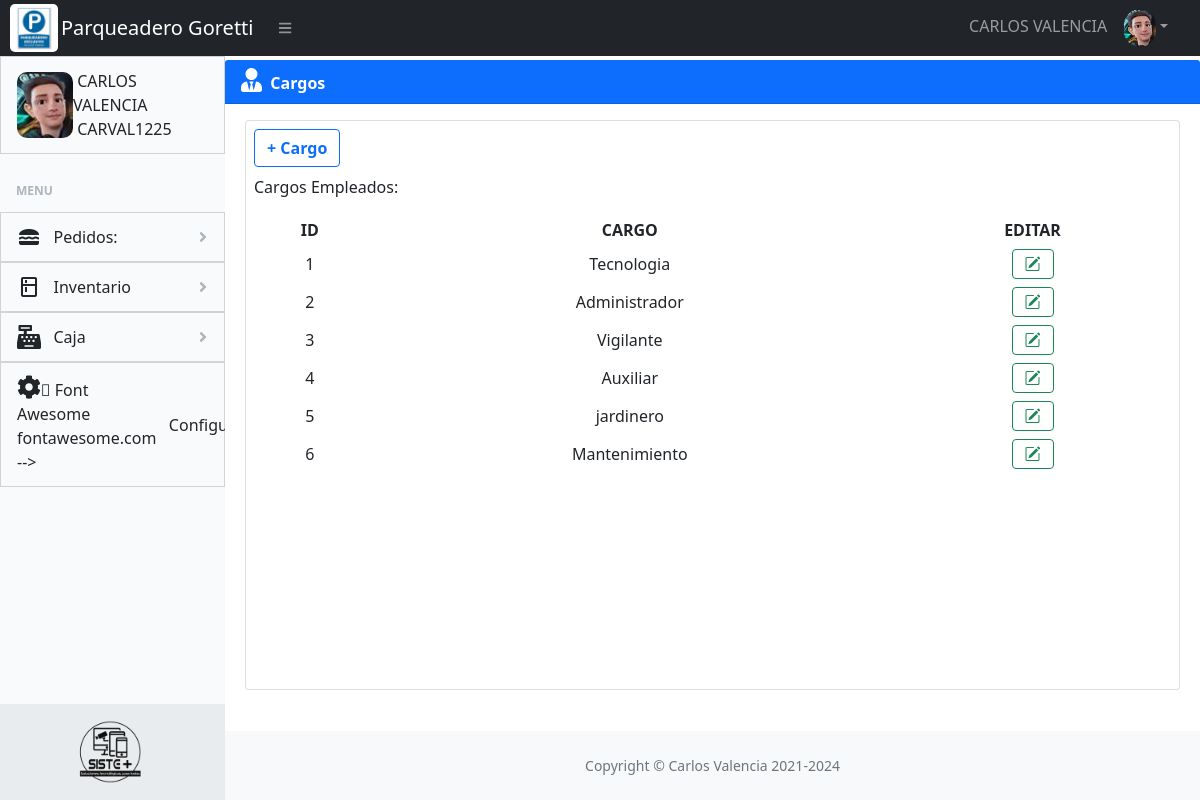
/usuarios/tipo_cargo.php (signed in), run on the app's committed database.
### tables this page shows
CREATE TABLE `usuarios` (
  `id` int(20) NOT NULL,
  `nombre` text NOT NULL,
  `tipo_cargo` int(11) NOT NULL,
  `telefono` bigint(10) NOT NULL,
  `usuario` text NOT NULL,
  `clave` text NOT NULL,
  `tipo_usuario` int(5) NOT NULL,
  `avatar` varchar(100) DEFAULT NULL,
  `activo` varchar(2) NOT NULL,
  `contabilidad` varchar(2) NOT NULL
);

CREATE TABLE `tipo_cargo` (
  `id_cargo` int(11) NOT NULL,
  `cargo_nombre` varchar(50) NOT NULL
);

### usuarios/tipo_cargo.php (the view, shortened to what this page needs)
<?php
    echo "<link rel='stylesheet' type='text/css' href='../css/styles.css'>";
    echo "<link rel='stylesheet' type='text/css' href='../css/estilos.css'>";
    include '../conexion/conexion.php';
                ?>
                <?php
    $query = "  SELECT *
                FROM tipo_cargo
                ";
    $cargo = $mysqli->query($query);
    $query = "  SELECT *
                FROM tipo_cargo
                ";
    $cargosEditar = $mysqli->query($query);
?>
<!DOCTYPE html>
<html lang="es">
    <head>
        <?php require '../logs/head.php';?>
    </head>
    <body>
        <?php require '../logs/nav-bar.php'; ?>
        <div id="layoutSidenav_content">
            <main>
                <div class="card-header BG-primary mt-1"><b style="color: white;"><i class="fas fa-user-tie" style='font-size:24px'></i>&nbsp;&nbsp;Cargos</b></div>
                <div class="container-fluid px-2">
                    <div class="container mt-3">
                        <div class="row justify-content">
                            <div class="col-lg-12 col-md-12 col-sm-12">
                                <div class="card p-2 ">
                                        <div class="col col-sm-3 col-md-4">
                                            <button type="button" class="btn btn-outline-primary btn-md mb-2" data-bs-toggle="modal" data-bs-target="#modalId">
                                                <strong>+ Cargo</strong>
                                            </button>
                                        </div>
                                        <div class="justify-content-between m-0 col col-10 col-sm-10 col-md-12">
                                            <div>
                                                Cargos Empleados:
                                            </div>
                                            <table id="tabla_cargos" class="table table table-sm table-borderless table-hover mt-3 table text-center table align-middle">
                                                <thead>
                                                    <tr>
                                                        <th align="center">ID</th>
                                                        <th align="center">CARGO</th>
                                                        <th align="center">EDITAR</th>
                                                    </tr>
                                                </thead>
                                                <tbody>
                                                    <?php
                                                        while ($fila = $cargo->fetch_array()) {
                                                            $id = $fila['id_cargo'];
                                                            $nombrecargo = $fila['cargo_nombre'];
                                                    ?>
                                                        <tr>
                                                            <td align="center"><?php echo $id; ?></td>
                                                            <td align="center"><?php echo $nombrecargo; ?></td>
                                                            <td align="center"><a data-bs-toggle="modal" data-bs-target="#ModalCargos<?php echo $id; ?>"
                                                                                title="Editar" class="btn btn-outline-success btn-xs">
                                                                                <i class="bi bi-pencil-square"></i></a></td>
                                                        </tr>
                                                    <?php } ?>
                                                </tbody>
                                            </table>
                                        </div>
                                        <?php
                                                while ($fila = $cargosEditar->fetch_array()) {
                                                      ?>
                                        <form id="cargo" name="cargo" class="row g-0 p-2" action="cargo_editarproceso.php" method="POST">
                                        </form>
                                        <?php } ;  ?>
                                </div>
                            </div>
                        </div>
                    </div>
                </div>
            </main>
                <?php require '../logs/nav-footer.php'; ?>
        </div>
    </body>
</html>

### logs/head.php (shortened to what this page needs)
<head>
    <html lang="es">
    <link rel="stylesheet" href="https://cdn.jsdelivr.net/npm/bootstrap@5.0.2/dist/css/bootstrap.min.css">
    <link rel="stylesheet" href="https://cdn.jsdelivr.net/npm/bootstrap-icons@1.8.1/font/bootstrap-icons.css">
</head>

### logs/nav-bar.php (shortened to what this page needs)
<?php
    require '../conexion/conexion.php';
    $id = $_SESSION['id'];
    $nombre = $_SESSION['nombre'];
    $tipo_usuario = $_SESSION['tipo_usuario'];
    $usuario = $_SESSION['usuario'];
    $fotouser = $mysqli->query("    SELECT      US.nombre,
                                                US.usuario,
                                                US.tipo_usuario,
                                                Tu.tipo_usuario,
                                                US.telefono,
                                                US.avatar
                                    FROM        usuarios US
                                    INNER JOIN  tipo_usuarios Tu ON US.tipo_usuario = Tu.id_tipo_usuario
                                    WHERE       id=$id
                                    ") or die($mysqli->error);
$fotouser1 = $mysqli->query("       SELECT      US.nombre,
                                                US.usuario,
                                                US.tipo_usuario,
                                                Tu.tipo_usuario,
                                                US.telefono,
                                                US.avatar
                                    FROM        usuarios US
                                    INNER JOIN  tipo_usuarios Tu ON US.tipo_usuario = Tu.id_tipo_usuario
                                    WHERE       id=$id
                                    ") or die($mysqli->error);
?>
<!DOCTYPE html>
<html lang="es">
    <head>
    </head>
    <body class="BG sb-nav-fixed">
    <nav class="sb-topnav navbar navbar-expand navbar-dark bg-dark">
    <a class="logo2" href="../principal/dashboard.php"><img class="logo2" src="../assets/img/logo.png"></a>
    <a class="navbar-brand ps-3" href="../principal/dashboard.php">Parqueadero Goretti</a>
    <button class="btn btn-link btn-sm order-1 order-lg-0 me-4 me-lg-0" id="sidebarToggle" href="#!"><i class="fas fa-bars"></i></button>
    <ul class="navbar-nav ms-auto ms-md-0 me-3 me-lg-4" id="navbar-nav">
        <li class="nav-item dropdown">
        <?php
            while ($fila = $fotouser->fetch_array()) {
            $avatar = $fila['avatar'];
        ?>
        <a class="nav-link dropdown-toggle" id="navbarDropdown" href="#" role="button" data-bs-toggle="dropdown" aria-expanded="false"><?php echo $nombre ?>&nbsp;&nbsp;&nbsp;<img class="avatar2" src="<?php echo $avatar ?>" /></a>
        <?php } ?>
        </li>
    </ul>
</nav>
            <div id="layoutSidenav">
                <div id="layoutSidenav_nav">
                    <nav class="sb-sidenav accordion sb-sidenav-light" id="sidenavAccordion">
                        <div class="sb-sidenav-menu">
                            <div class="nav">
                                <a class="nav-link" href="#">
                                <?php
                                    while ($fila = $fotouser1->fetch_array()) {
                                    $avatar = $fila['avatar'];
                                ?>
                                    <img class="avatar" src="<?php echo $avatar ?>"/> &nbsp;<?php echo $nombre ?>
                                    <?php } ?>
                                    &nbsp;<?php echo $usuario ?>
                                    </a>
                                <div class="sb-sidenav-menu-heading">Menu</div>
                                    <a class="nav-link collapsed" href="#" data-bs-toggle="collapse" data-bs-target="#collapseLayouts" aria-expanded="false" aria-controls="collapseLayouts">
                                        <div><span class="material-icons">lunch_dining</span></div>
                                        &nbsp;&nbsp;&nbsp;Pedidos:
                                        <div class="sb-sidenav-collapse-arrow"><i class="fas fa-angle-down"></i></div>
                                    </a>
                                    <a class="nav-link collapsed" href="#" data-bs-toggle="collapse" data-bs-target="#collapse-apostilla" aria-expanded="false" aria-controls="collapseLayouts">
                                        <div><span class="material-icons">kitchen</span></div>
                                        &nbsp;&nbsp;&nbsp;Inventario
                                        <div class="sb-sidenav-collapse-arrow"><i class="fas fa-angle-down"></i></div>
                                    </a>
                                    <a class="nav-link collapsed" href="#" data-bs-toggle="collapse" data-bs-target="#collapse-caja" aria-expanded="false" aria-controls="collapseLayouts">
                                        <div><i style="font-size:24px" class="fas fa-cash-register"></i></div>
                                        &nbsp;&nbsp;&nbsp;Caja
                                        <div class="sb-sidenav-collapse-arrow"><i class="fas fa-angle-down"></i></div>
                                    </a>
                                    <?php if($tipo_usuario == 1){?>
                                        <a class="nav-link collapsed" href="#" data-bs-toggle="collapse" data-bs-target="#collapse-configuracion" aria-expanded="false" aria-controls="collapseLayouts">
                                            <div><i style="font-size:24px" class="fa">&#xf013;</i></div>
                                            &nbsp;&nbsp;&nbsp;Configuracion
                                        </a>
                                    <?php  } ?>
                            </div>
                        </div>
                        <div class="sb-sidenav-footer text-center">
                            <img class="logosiste" src="../assets/img/LOGO-09.png"/>
                        </div>
                    </nav>
            </div>
    </body>
</html>

### logs/nav-footer.php
<!DOCTYPE html>
<html lang="es">
<head>
</head>
<body>
    <div id="layoutAuthentication_footer">
        <footer class="py-4 bg-light mt-auto">
            <div class="container-fluid px-4">
                <div class="d-flex align-items-center justify-content-between small">
                    <div class="text-muted">Copyright &copy; Carlos Valencia 2021-<?php error_reporting(0); setlocale(LC_TIME,"spanish"); echo strftime("%Y"); ?></div>
                </div>
            </div>
        </footer>
    </div>
</body>
</html>

### css/estilos.css (style rules this page uses)
.logosiste { width: 6em; border-radius: 0px; }
.avatar { width: 3.5em; border-radius: 10px; }
.avatar2 { width: 2em; border-radius:20px; }
.logo2 { width: 3em; height: 3em; margin-left:5px; margin-right:-8px; border-radius: 5px; }
.logo2 { border-radius: 5px; }
.material-icons { margin-right: 0px; cursor: pointer; width: 24; height: 24; fill: rgb(92, 115, 137); }
.container { margin: 0; background-color: white; }

### data on the page
usuarios: avatar (picture)
tipo_cargo: id_cargo "1", cargo_nombre "Tecnologia"
tipo_cargo: id_cargo "2", cargo_nombre "Administrador"
tipo_cargo: id_cargo "3", cargo_nombre "Vigilante"
tipo_cargo: id_cargo "4", cargo_nombre "Auxiliar"
tipo_cargo: id_cargo "5", cargo_nombre "jardinero"
tipo_cargo: id_cargo "6", cargo_nombre "Mantenimiento"

### other printed values
$usuario "CARVAL1225"
strftime("%Y") "2024"
